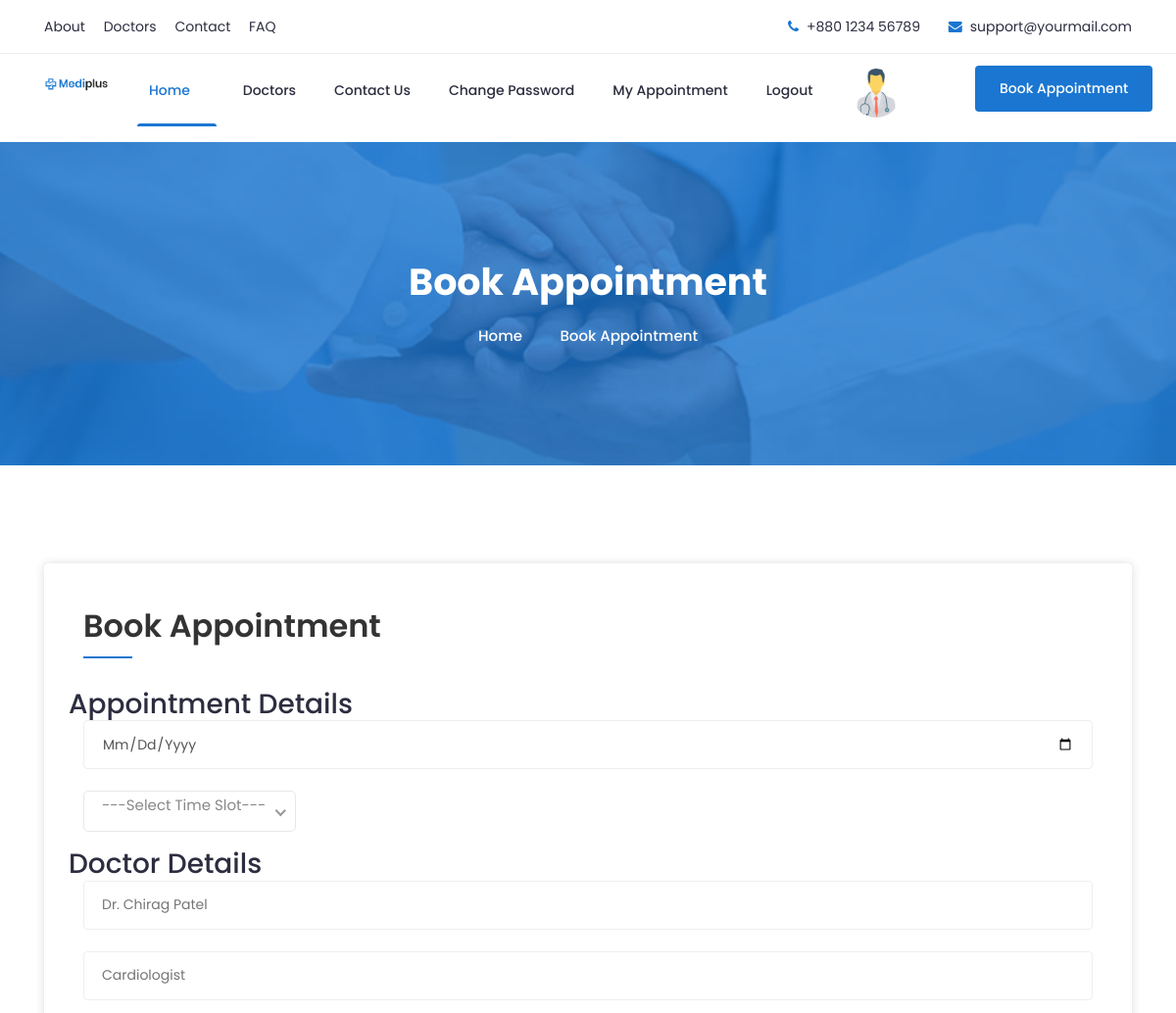
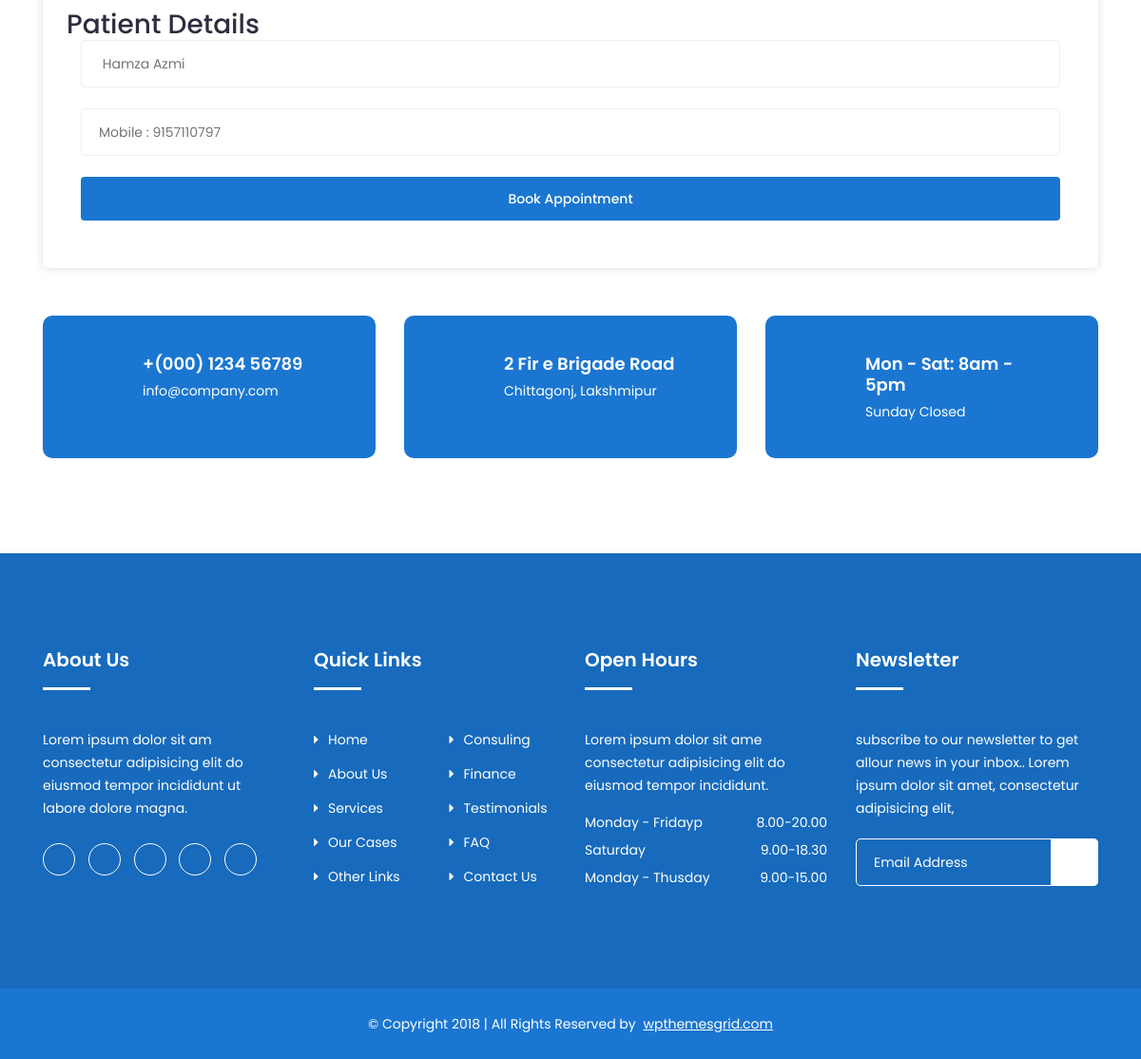
/book-appointment/1/ (signed in), run on the app's committed database (2 pictures, top to bottom).
### myapp/models.py (models this page shows, shortened)
class Doctor_Profile(models.Model):
	doctor=models.ForeignKey(User,on_delete=models.CASCADE)
	qualification=models.CharField(max_length=100)
	specialization=models.CharField(max_length=100)
	experience_in_years=models.PositiveIntegerField()
	clinic_address=models.TextField()
	time=models.CharField(max_length=100)

class User(models.Model):
	fname=models.CharField(max_length=100)
	lname=models.CharField(max_length=100)
	email=models.EmailField()
	mobile=models.PositiveIntegerField()
	address=models.TextField()
	gender=models.CharField(max_length=100)
	password=models.CharField(max_length=100)
	usertype=models.CharField(max_length=100,default="patient")
	profile_picture=models.ImageField(upload_to="profile_picture/")

### myapp/views.py (the view)
# urls.py: path('book-appointment/<int:pk>/',views.book_appointment,name='book-appointment'),
def book_appointment(request,pk):
	doctor_profile=Doctor_Profile.objects.get(pk=pk)
	patient=User.objects.get(email=request.session['email'])
	if request.method=="POST":
		if request.POST['appointment_time']=="---Select Time Slot---":
			time_slots=Appointment.objects.filter(doctor_profile=doctor_profile,appointment_date=request.POST['appointment_date'],appointment_status="Pending")
			l=[]
			for i in time_slots:
				l.append(i.appointment_time)
			return render(request,'book-appointment.html',{'doctor_profile':doctor_profile,'patient':patient,'l':l,'appointment_date':request.POST['appointment_date']})
		else:
			Appointment.objects.create(
					patient=patient,
					doctor_profile=doctor_profile,
					appointment_date=request.POST['appointment_date'],
					appointment_time=request.POST['appointment_time']
				)
			msg="Appointment Booked Successfully"
			return render(request,'book-appointment.html',{'doctor_profile':doctor_profile,'patient':patient,'msg':msg})
	else:
		return render(request,'book-appointment.html',{'doctor_profile':doctor_profile,'patient':patient})

### myapp/templates/book-appointment.html (shortened to what this page needs)
{% extends 'header.html' %}
{% block content %}
{% load static %}
<!doctype html>
<html class="no-js" lang="zxx">
    <head>
    </head>
    <body>
		<div class="breadcrumbs overlay">
			<div class="container">
				<div class="bread-inner">
					<div class="row">
						<div class="col-12">
							<h2>Book Appointment</h2>
							<ul class="bread-list">
								<li><a href="/">Home</a></li>
								<li><i class="icofont-simple-right"></i></li>
								<li class="active">Book Appointment</li>
							</ul>
						</div>
					</div>
				</div>
			</div>
		</div>
		<section class="contact-us section">
			<div class="container">
				<div class="inner">
					<div class="row">
						<div class="col-lg-12">
							<div class="contact-us-form">
								<h2>Book Appointment</h2>
								<form class="form" method="post" action="{% url 'book-appointment' pk=doctor_profile.pk %}" enctype="multipart/form-data">
									<div class="row">
										<h3>Appointment Details</h3>
										<br>
										<div class="col-lg-12">
											<div class="form-group">
												<input type="date" id="date_picker" name="appointment_date" onchange="this.form.submit();" value="{{appointment_date}}">
											</div>
										</div>
										<div class="col-lg-12">
										</div>
										<h3>Doctor Details</h3>
										<br>
										<div class="col-lg-12">
											<div class="form-group">
												<input type="text" placeholder="Dr. {{doctor_profile.doctor.fname}} {{doctor_profile.doctor.lname}}" readonly>
											</div>
										</div>
										<div class="col-lg-12">
											<div class="form-group">
												<input type="text" placeholder="{{doctor_profile.specialization}}" readonly>
											</div>
										</div>
										<h3>Patient Details</h3>
										<br>
										<div class="col-lg-12">
											<div class="form-group">
												<input type="text" placeholder=" {{patient.fname}} {{patient.lname}}" readonly>
											</div>
										</div>
										<div class="col-lg-12">
											<div class="form-group">
												<input type="text" placeholder="Mobile : {{patient.mobile}}" readonly>
											</div>
										</div>
										<div class="col-12">
											<div class="form-group login-btn">
												<button class="btn" type="submit">Book Appointment</button>
											</div>
										</div>
									</div>
								</form>
							</div>
						</div>
					</div>
				</div>
				<div class="contact-info">
					<div class="row">
						<div class="col-lg-4 col-12 ">
							<div class="single-info">
								<i class="icofont icofont-ui-call"></i>
								<div class="content">
									<h3>+(000) 1234 56789</h3>
									<p>info@company.com</p>
								</div>
							</div>
						</div>
						<div class="col-lg-4 col-12 ">
							<div class="single-info">
								<i class="icofont-google-map"></i>
								<div class="content">
									<h3>2 Fir e Brigade Road</h3>
									<p>Chittagonj, Lakshmipur</p>
								</div>
							</div>
						</div>
						<div class="col-lg-4 col-12 ">
							<div class="single-info">
								<i class="icofont icofont-wall-clock"></i>
								<div class="content">
									<h3>Mon - Sat: 8am - 5pm</h3>
									<p>Sunday Closed</p>
								</div>
							</div>
						</div>
					</div>
				</div>
			</div>
		</section>
    </body>
</html>
{% endblock %}

### data on the page
Doctor_Profile: doctor.fname "Dr. Chirag Patel", specialization "Cardiologist"
User: fname "Hamza Azmi", mobile "Mobile : 9157110797"
